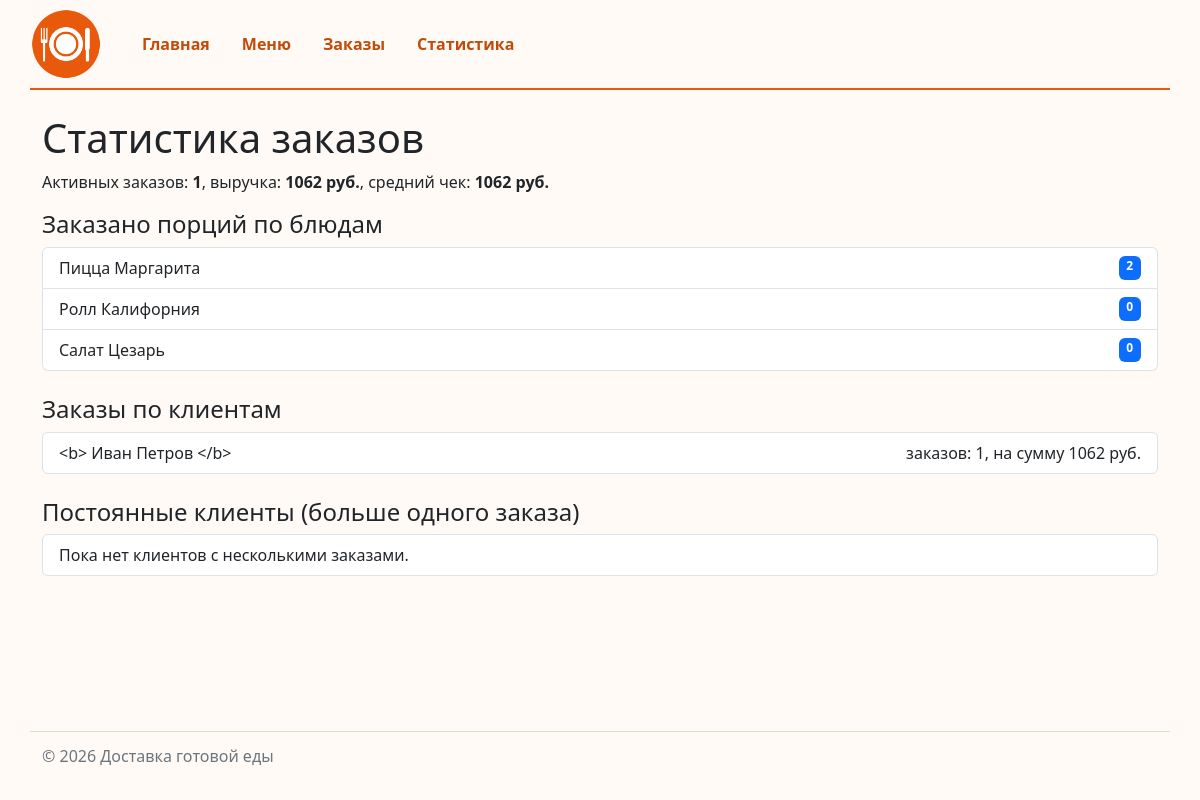
The page /orders/statistics/ on the database its author committed.
### orders/views.py (the view)
# urls.py: path("statistics/", views.statistics, name="statistics"),
def statistics(request: HttpRequest) -> HttpResponse:
    summary = fetch_one(
        """
        SELECT
            COUNT(*) AS active_orders,
            COALESCE(SUM(total), 0) AS revenue,
            COALESCE(AVG(total), 0) AS avg_total
        FROM orders
        WHERE status <> 'отменён';
        """
    )
    dishes_sold = fetch_all(
        """
        SELECT
            dishes.name AS dish_name,
            COALESCE(SUM(order_items.quantity), 0) AS sold
        FROM dishes
        LEFT JOIN order_items ON dishes.id = order_items.dish_id
        LEFT JOIN orders
            ON order_items.order_id = orders.id AND orders.status <> 'отменён'
        GROUP BY dishes.id, dishes.name
        ORDER BY sold DESC, dishes.name;
        """
    )
    clients_stats = fetch_all(
        """
        SELECT
            clients.name AS client_name,
            COUNT(orders.id) AS orders_count,
            COALESCE(SUM(orders.total), 0) AS total_sum
        FROM clients
        LEFT JOIN orders
            ON clients.id = orders.client_id AND orders.status <> 'отменён'
        GROUP BY clients.id, clients.name
        ORDER BY orders_count DESC;
        """
    )
    regular_clients = fetch_all(
        """
        SELECT
            clients.name AS client_name,
            COUNT(orders.id) AS orders_count
        FROM clients
        JOIN orders ON clients.id = orders.client_id
        WHERE orders.status <> 'отменён'
        GROUP BY clients.id, clients.name
        HAVING COUNT(orders.id) > 1
        ORDER BY orders_count DESC;
        """
    )
    context = {
        "summary": summary,
        "dishes_sold": dishes_sold,
        "clients_stats": clients_stats,
        "regular_clients": regular_clients,
    }
    return render(request, "orders/statistics.html", context)

### db/database.py (called while the page is built)
def get_connection(db_path: Path | str = DB_PATH) -> sqlite3.Connection:
    conn = sqlite3.connect(db_path)
    conn.row_factory = sqlite3.Row
    conn.execute("PRAGMA foreign_keys = ON")
    return conn

def fetch_all(query: str, params: tuple = ()) -> list[sqlite3.Row]:
    conn = get_connection()
    try:
        return conn.execute(query, params).fetchall()
    finally:
        conn.close()

def fetch_one(query: str, params: tuple = ()) -> sqlite3.Row | None:
    conn = get_connection()
    try:
        return conn.execute(query, params).fetchone()
    finally:
        conn.close()

### orders/templates/orders/statistics.html (shortened to what this page needs)
{% extends "base.html" %}
{% block content %}
    <h1>Статистика заказов</h1>
    <p>
        Активных заказов: <strong>{{ summary.active_orders }}</strong>,
        выручка: <strong>{{ summary.revenue|floatformat:"-2" }} руб.</strong>,
        средний чек: <strong>{{ summary.avg_total|floatformat:"-2" }} руб.</strong>
    </p>
    <h2 class="h4">Заказано порций по блюдам</h2>
    <ul class="list-group mb-4">
        {% for item in dishes_sold %}
            <li class="list-group-item d-flex justify-content-between">
                {{ item.dish_name }}
                <span class="badge bg-primary">{{ item.sold }}</span>
            </li>
        {% empty %}
            <li class="list-group-item">Данные отсутствуют.</li>
        {% endfor %}
    </ul>
    <h2 class="h4">Заказы по клиентам</h2>
    <ul class="list-group mb-4">
        {% for item in clients_stats %}
            <li class="list-group-item d-flex justify-content-between">
                {{ item.client_name }}
                <span>
                    заказов: {{ item.orders_count }},
                    на сумму {{ item.total_sum|floatformat:"-2" }} руб.
                </span>
            </li>
        {% empty %}
            <li class="list-group-item">Данные отсутствуют.</li>
        {% endfor %}
    </ul>
    <h2 class="h4">Постоянные клиенты (больше одного заказа)</h2>
    <ul class="list-group">
        {% for item in regular_clients %}
            <li class="list-group-item">
                {{ item.client_name }} – заказов: {{ item.orders_count }}
            </li>
        {% empty %}
            <li class="list-group-item">Пока нет клиентов с несколькими заказами.</li>
        {% endfor %}
    </ul>
{% endblock %}

### templates/base.html (shortened to what this page needs)
{% load static %}
<!DOCTYPE html>
<html lang="ru">
<head>
    <link
        rel="stylesheet"
        href="https://cdn.jsdelivr.net/npm/bootstrap@5.3.3/dist/css/bootstrap.min.css"
    >
    <link
        rel="stylesheet"
        href="{% static 'homepage/css/style.css' %}"
    >
</head>
<body>
    <header class="site-header container">
        <img
            src="{% static 'homepage/img/logo.png' %}"
            alt="Доставка готовой еды"
            class="site-logo"
        >
        {% include "includes/navigation.html" %}
    </header>
    <main class="container">
        {% block content %}
        {% endblock %}
    </main>
    <footer class="container mt-4 mb-3 site-footer">
        <p>
            &copy; <span id="current-year"></span> Доставка готовой еды
        </p>
    </footer>
</body>
</html>

### templates/includes/navigation.html
<nav class="nav site-nav">
    <a class="nav-link" href="{% url 'homepage:index' %}">Главная</a>
    <a class="nav-link" href="{% url 'dishes:list' %}">Меню</a>
    <a class="nav-link" href="{% url 'orders:list' %}">Заказы</a>
    <a class="nav-link" href="{% url 'orders:statistics' %}">Статистика</a>
</nav>

### homepage/static/homepage/css/style.css (style rules this page uses)
:root { --brand-color: #e8590c; --brand-color-dark: #c24a0a; }
body { min-height: 100vh; display: flex; flex-direction: column; background-color: #fffaf5; }
main { flex: 1; }
.site-header { display: flex; align-items: center; gap: 1.5rem; padding: 0.5rem 0; border-bottom: 2px solid var(--brand-color); margin-bottom: 1.5rem; }
.site-logo { width: 72px; height: auto; }
.site-nav .nav-link { color: var(--brand-color-dark); font-weight: 600; }
.site-footer { color: #6c757d; border-top: 1px solid #f1d4c0; padding-top: 0.75rem; }

### rows shown on the page
dishes: dish_name "Пицца Маргарита", sold "2"
dishes: dish_name "Ролл Калифорния", sold "0"
dishes: dish_name "Салат Цезарь", sold "0"

### other values the page prints
{{ summary.active_orders }} "1"
{{ summary.revenue|floatformat:"-2" }} "1062"
{{ summary.avg_total|floatformat:"-2" }} "1062"
{{ item.client_name }} "<b> Иван Петров </b>"
{{ item.orders_count }} "1"
{{ item.total_sum|floatformat:"-2" }} "1062"
